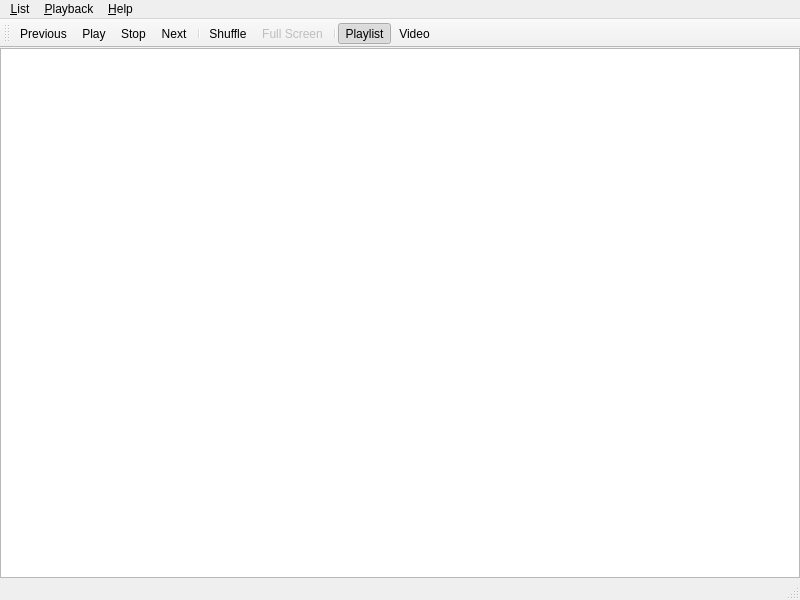
<ui version="4.0" >
 <class>MainWindow</class>
 <widget class="QMainWindow" name="MainWindow" >
  <property name="geometry" >
   <rect>
    <x>0</x>
    <y>0</y>
    <width>800</width>
    <height>600</height>
   </rect>
  </property>
  <property name="windowTitle" >
   <string>Soitin</string>
  </property>
  <property name="windowIcon" >
   <iconset>
    <normaloff>:/soitin.png</normaloff>:/soitin.png</iconset>
  </property>
  <widget class="QWidget" name="centralwidget" >
   <layout class="QVBoxLayout" name="verticalLayout_2" >
    <property name="margin" >
     <number>0</number>
    </property>
    <item>
     <widget class="QStackedWidget" name="stackedWidget" >
      <property name="currentIndex" >
       <number>0</number>
      </property>
      <widget class="QWidget" name="page" >
       <layout class="QVBoxLayout" name="verticalLayout" >
        <property name="margin" >
         <number>0</number>
        </property>
        <item>
         <widget class="PlaylistView" name="treeView" >
          <property name="editTriggers" >
           <set>QAbstractItemView::EditKeyPressed</set>
          </property>
          <property name="showDropIndicator" stdset="0" >
           <bool>false</bool>
          </property>
          <property name="dragEnabled" >
           <bool>true</bool>
          </property>
          <property name="dragDropMode" >
           <enum>QAbstractItemView::DragDrop</enum>
          </property>
          <property name="alternatingRowColors" >
           <bool>true</bool>
          </property>
          <property name="selectionMode" >
           <enum>QAbstractItemView::ExtendedSelection</enum>
          </property>
          <property name="verticalScrollMode" >
           <enum>QAbstractItemView::ScrollPerPixel</enum>
          </property>
          <property name="rootIsDecorated" >
           <bool>false</bool>
          </property>
          <property name="sortingEnabled" >
           <bool>true</bool>
          </property>
          <property name="allColumnsShowFocus" >
           <bool>true</bool>
          </property>
         </widget>
        </item>
       </layout>
      </widget>
      <widget class="QWidget" name="page_2" />
     </widget>
    </item>
   </layout>
  </widget>
  <widget class="QMenuBar" name="menubar" >
   <property name="geometry" >
    <rect>
     <x>0</x>
     <y>0</y>
     <width>800</width>
     <height>26</height>
    </rect>
   </property>
   <widget class="QMenu" name="menu_File" >
    <property name="title" >
     <string>&amp;List</string>
    </property>
    <addaction name="actionOpen" />
    <addaction name="actionSave" />
    <addaction name="actionSaveAs" />
    <addaction name="separator" />
    <addaction name="actionAddFiles" />
    <addaction name="actionAddFolder" />
    <addaction name="actionClear" />
    <addaction name="separator" />
    <addaction name="actionQuit" />
   </widget>
   <widget class="QMenu" name="menu_Help" >
    <property name="title" >
     <string>&amp;Help</string>
    </property>
    <addaction name="actionAbout" />
   </widget>
   <widget class="QMenu" name="menu_Playback" >
    <property name="title" >
     <string>&amp;Playback</string>
    </property>
    <addaction name="actionPrevious" />
    <addaction name="actionPlay" />
    <addaction name="actionStop" />
    <addaction name="actionNext" />
    <addaction name="separator" />
    <addaction name="actionShuffle" />
    <addaction name="actionFullScreen" />
    <addaction name="separator" />
    <addaction name="actionShowPlaylist" />
    <addaction name="actionShowVideo" />
   </widget>
   <addaction name="menu_File" />
   <addaction name="menu_Playback" />
   <addaction name="menu_Help" />
  </widget>
  <widget class="QStatusBar" name="statusbar" />
  <widget class="QToolBar" name="toolBar" >
   <property name="windowTitle" >
    <string>Tools</string>
   </property>
   <attribute name="toolBarArea" >
    <enum>TopToolBarArea</enum>
   </attribute>
   <attribute name="toolBarBreak" >
    <bool>false</bool>
   </attribute>
   <addaction name="actionPrevious" />
   <addaction name="actionPlay" />
   <addaction name="actionStop" />
   <addaction name="actionNext" />
   <addaction name="separator" />
   <addaction name="actionShuffle" />
   <addaction name="actionFullScreen" />
   <addaction name="separator" />
   <addaction name="actionShowPlaylist" />
   <addaction name="actionShowVideo" />
  </widget>
  <action name="actionAddFiles" >
   <property name="text" >
    <string>&amp;Add Files...</string>
   </property>
  </action>
  <action name="actionAddFolder" >
   <property name="text" >
    <string>Add &amp;Folder...</string>
   </property>
  </action>
  <action name="actionQuit" >
   <property name="text" >
    <string>&amp;Quit</string>
   </property>
   <property name="shortcut" >
    <string>Ctrl+Q</string>
   </property>
  </action>
  <action name="actionAbout" >
   <property name="text" >
    <string>&amp;About</string>
   </property>
  </action>
  <action name="actionPrevious" >
   <property name="text" >
    <string>&amp;Previous</string>
   </property>
   <property name="shortcut" >
    <string>Z</string>
   </property>
   <property name="shortcutContext" >
    <enum>Qt::ApplicationShortcut</enum>
   </property>
  </action>
  <action name="actionPlay" >
   <property name="checkable" >
    <bool>true</bool>
   </property>
   <property name="text" >
    <string>P&amp;lay</string>
   </property>
   <property name="shortcut" >
    <string>X</string>
   </property>
   <property name="shortcutContext" >
    <enum>Qt::ApplicationShortcut</enum>
   </property>
  </action>
  <action name="actionStop" >
   <property name="text" >
    <string>&amp;Stop</string>
   </property>
   <property name="shortcut" >
    <string>C</string>
   </property>
   <property name="shortcutContext" >
    <enum>Qt::ApplicationShortcut</enum>
   </property>
  </action>
  <action name="actionNext" >
   <property name="text" >
    <string>&amp;Next</string>
   </property>
   <property name="shortcut" >
    <string>V</string>
   </property>
   <property name="shortcutContext" >
    <enum>Qt::ApplicationShortcut</enum>
   </property>
  </action>
  <action name="actionShuffle" >
   <property name="checkable" >
    <bool>true</bool>
   </property>
   <property name="text" >
    <string>Sh&amp;uffle</string>
   </property>
   <property name="shortcut" >
    <string>S</string>
   </property>
   <property name="shortcutContext" >
    <enum>Qt::ApplicationShortcut</enum>
   </property>
  </action>
  <action name="actionShowPlaylist" >
   <property name="checkable" >
    <bool>true</bool>
   </property>
   <property name="checked" >
    <bool>true</bool>
   </property>
   <property name="text" >
    <string>Pl&amp;aylist</string>
   </property>
  </action>
  <action name="actionShowVideo" >
   <property name="checkable" >
    <bool>true</bool>
   </property>
   <property name="text" >
    <string>&amp;Video</string>
   </property>
  </action>
  <action name="actionFullScreen" >
   <property name="checkable" >
    <bool>true</bool>
   </property>
   <property name="enabled" >
    <bool>false</bool>
   </property>
   <property name="text" >
    <string>Full S&amp;creen</string>
   </property>
   <property name="shortcut" >
    <string>F</string>
   </property>
   <property name="shortcutContext" >
    <enum>Qt::ApplicationShortcut</enum>
   </property>
  </action>
  <action name="actionClear" >
   <property name="text" >
    <string>&amp;Clear</string>
   </property>
  </action>
  <action name="actionOpen" >
   <property name="text" >
    <string>&amp;Open</string>
   </property>
   <property name="shortcut" >
    <string>Ctrl+O</string>
   </property>
  </action>
  <action name="actionSave" >
   <property name="text" >
    <string>&amp;Save</string>
   </property>
   <property name="shortcut" >
    <string>Ctrl+S</string>
   </property>
  </action>
  <action name="actionSaveAs" >
   <property name="text" >
    <string>Save as...</string>
   </property>
  </action>
 </widget>
 <customwidgets>
  <customwidget>
   <class>PlaylistView</class>
   <extends>QTreeView</extends>
   <header>playlistview.h</header>
  </customwidget>
 </customwidgets>
 <resources/>
 <connections/>
</ui>
